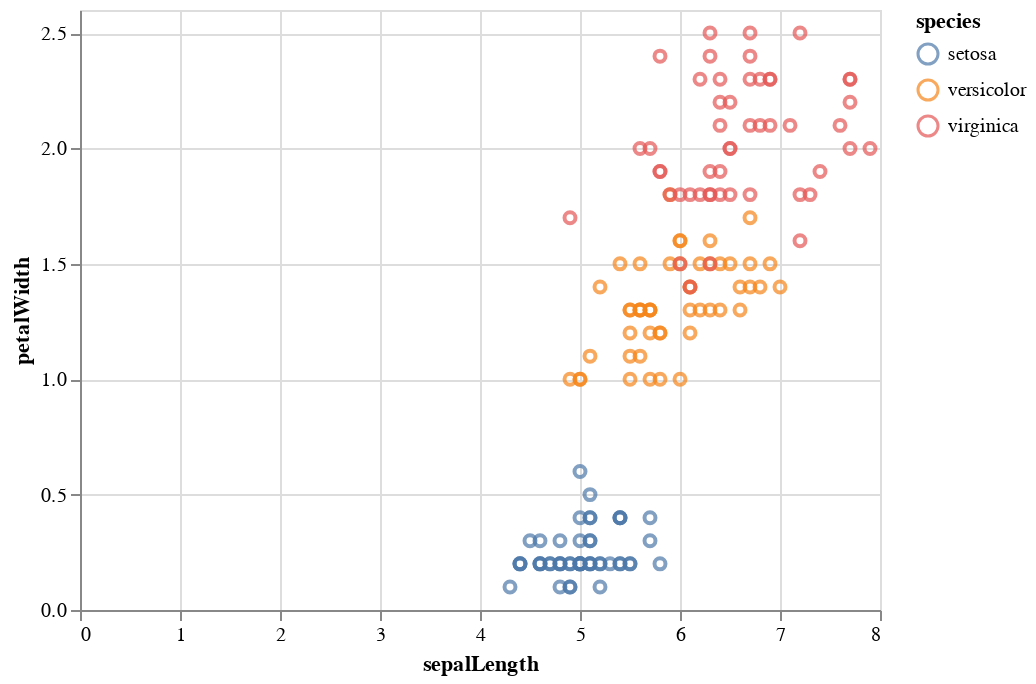

The notebook cell this image was saved under:
### Code cell
alt.Chart(iris).mark_point().encode(
    x='sepalLength',
    y='petalWidth',
    color='species'
).interactive()

### Figure 1 — Vega-Lite specification as saved in the notebook (floating-point values rounded to 4 significant figures; data arrays with more than 128 entries replaced by an {"elided": "..."} marker saying what was removed)
{"config": {"view": {"continuousWidth": 400, "continuousHeight": 300}}, "data": {"name": "data-a264acbd6e539a8b3afc0cb5f240fb57"}, "mark": "point", "encoding": {"color": {"field": "species", "type": "nominal"}, "x": {"field": "sepalLength", "type": "quantitative"}, "y": {"field": "petalWidth", "type": "quantitative"}}, "selection": {"selector001": {"type": "interval", "bind": "scales", "encodings": ["x", "y"]}}, "$schema": "https://vega.github.io/schema/vega-lite/v4.17.0.json", "datasets": {"data-a264acbd6e539a8b3afc0cb5f240fb57": {"elided": "150 records"}}}
